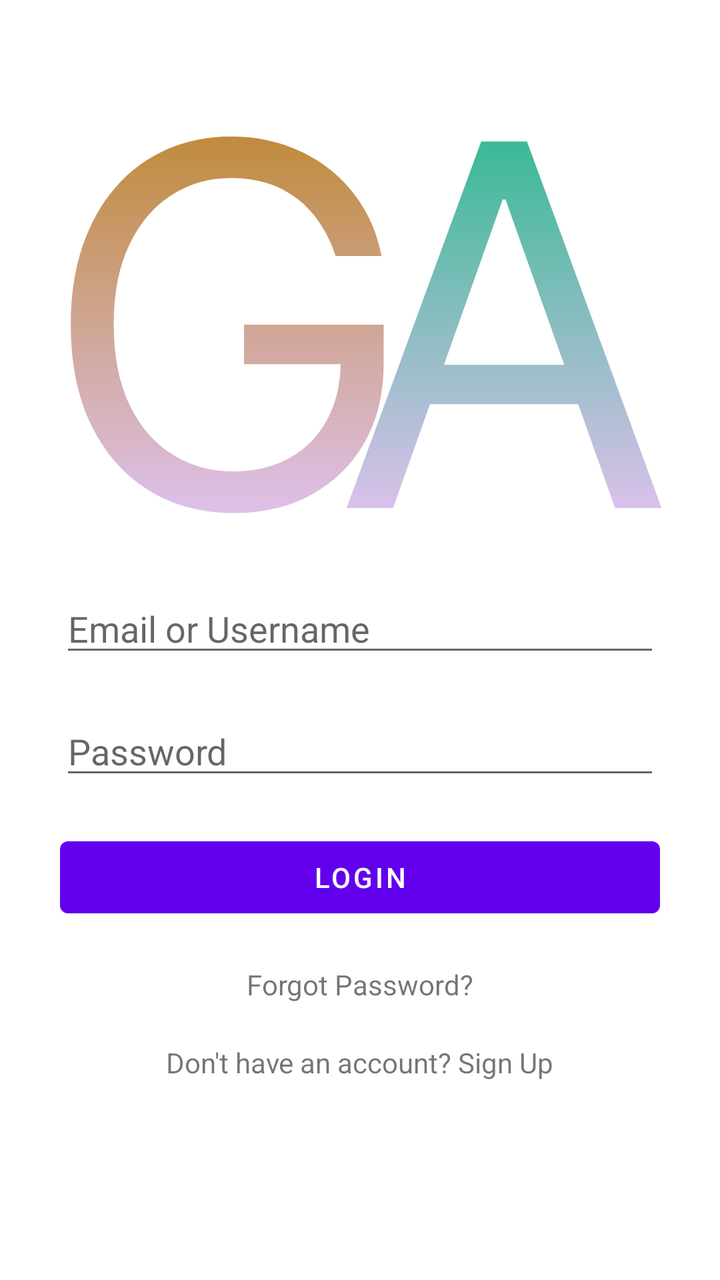
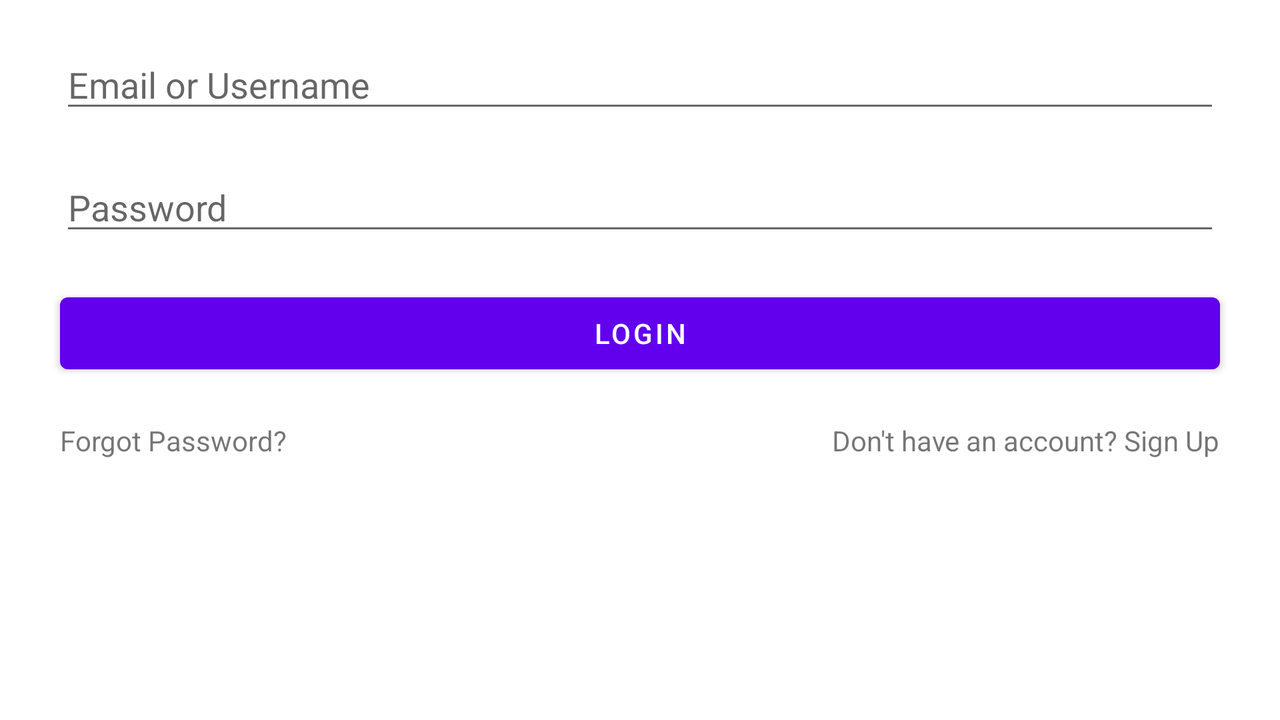

First picture: res/layout/ on a phone held upright. Second picture: the repository's own variant of that layout, on a device whose configuration matches the variant's folder. Source for both follows.
<!-- AndroidManifest.xml: application theme Theme.CSE476_Assignment2_Wireframes -->
<!-- res/layout/activity_login.xml -->
<?xml version="1.0" encoding="utf-8"?>
<androidx.constraintlayout.widget.ConstraintLayout xmlns:android="http://schemas.android.com/apk/res/android"
    xmlns:app="http://schemas.android.com/apk/res-auto"
    xmlns:tools="http://schemas.android.com/tools"
    android:layout_width="match_parent"
    android:layout_height="match_parent"
    tools:context=".MainActivity"
    tools:layout_editor_absoluteX="0dp"
    tools:layout_editor_absoluteY="80dp">

    
    <RelativeLayout
        android:layout_width="match_parent"
        android:layout_height="match_parent"
        tools:context=".LoginActivity"
        tools:layout_editor_absoluteX="77dp"
        tools:layout_editor_absoluteY="16dp">

        
        <ImageView
            android:id="@+id/logoImageView"
            android:layout_width="wrap_content"
            android:layout_height="wrap_content"
            android:layout_centerHorizontal="true"
            android:layout_marginTop="50dp"
            android:src="@drawable/game_alike_logo"
             />

        
        <EditText
            android:id="@+id/emailEditText"
            android:layout_width="match_parent"
            android:layout_height="wrap_content"
            android:layout_below="@id/logoImageView"
            android:layout_marginLeft="30dp"
            android:layout_marginTop="20dp"
            android:layout_marginRight="30dp"
            android:hint="@string/loginEmailHint" />

        
        <EditText
            android:id="@+id/passwordEditText"
            android:layout_width="match_parent"
            android:layout_height="wrap_content"
            android:layout_below="@id/emailEditText"
            android:layout_marginLeft="30dp"
            android:layout_marginTop="20dp"
            android:layout_marginRight="30dp"
            android:hint="@string/loginPasswordHint"
            android:inputType="textPassword" />

        
        <Button
            android:id="@+id/loginButton"
            android:layout_width="match_parent"
            android:layout_height="wrap_content"
            android:layout_below="@id/passwordEditText"
            android:layout_marginLeft="30dp"
            android:layout_marginTop="20dp"
            android:layout_marginRight="30dp"
            android:text="@string/loginLoginText" />

        
        <TextView
            android:id="@+id/forgotPasswordTextView"
            android:layout_width="wrap_content"
            android:layout_height="wrap_content"
            android:layout_below="@id/loginButton"
            android:layout_centerHorizontal="true"
            android:layout_marginTop="20dp"
            android:text="@string/loginForgotText" />

        
        <TextView
            android:id="@+id/signUpTextView"
            android:layout_width="wrap_content"
            android:layout_height="wrap_content"
            android:layout_below="@id/forgotPasswordTextView"
            android:layout_centerHorizontal="true"
            android:layout_marginTop="20dp"
            android:text="@string/loginSignupText" />
    </RelativeLayout>

</androidx.constraintlayout.widget.ConstraintLayout>
<!-- resources referenced by this layout -->
<resources>
  <!-- drawable game_alike_logo: vector/xml drawable (drawable, 2435 chars, omitted) -->
  <string name="loginEmailHint">Email or Username</string>
  <string name="loginForgotText">Forgot Password?</string>
  <string name="loginLoginText">Login</string>
  <string name="loginPasswordHint">Password</string>
  <string name="loginSignupText">Don\'t have an account? Sign Up</string>
  <style name="Theme.CSE476_Assignment2_Wireframes" parent="Theme.MaterialComponents.DayNight.DarkActionBar">
          
          <item name="colorPrimary">@color/purple_500</item>
          <item name="colorPrimaryVariant">@color/purple_700</item>
          <item name="colorOnPrimary">@color/white</item>
          
          <item name="colorSecondary">@color/teal_200</item>
          <item name="colorSecondaryVariant">@color/teal_700</item>
          <item name="colorOnSecondary">@color/black</item>
          
          <item name="android:statusBarColor" tools:targetApi="21">?attr/colorPrimaryVariant</item>
          
      </style>
</resources>
<!-- res/layout-land/activity_login.xml (the repository's variant of the layout above) -->
<!-- drawn on the phone turned sideways -->
<?xml version="1.0" encoding="utf-8"?>
<androidx.constraintlayout.widget.ConstraintLayout xmlns:android="http://schemas.android.com/apk/res/android"
    xmlns:app="http://schemas.android.com/apk/res-auto"
    xmlns:tools="http://schemas.android.com/tools"
    android:layout_width="match_parent"
    android:layout_height="match_parent"
    tools:context=".MainActivity"
    tools:layout_editor_absoluteX="0dp"
    tools:layout_editor_absoluteY="80dp">

    
    <RelativeLayout
        android:layout_width="match_parent"
        android:layout_height="match_parent"
        tools:context=".LoginActivity"
        tools:layout_editor_absoluteX="77dp"
        tools:layout_editor_absoluteY="16dp">

        
        <EditText
            android:id="@+id/emailEditText"
            android:layout_width="match_parent"
            android:layout_height="wrap_content"
            android:layout_marginLeft="30dp"
            android:layout_marginTop="20dp"
            android:layout_marginRight="30dp"
            android:hint="Email or Username" />

        
        <EditText
            android:id="@+id/passwordEditText"
            android:layout_width="match_parent"
            android:layout_height="wrap_content"
            android:layout_below="@id/emailEditText"
            android:layout_marginLeft="30dp"
            android:layout_marginTop="20dp"
            android:layout_marginRight="30dp"
            android:hint="Password"
            android:inputType="textPassword" />

        
        <Button
            android:id="@+id/loginButton"
            android:layout_width="match_parent"
            android:layout_height="wrap_content"
            android:layout_below="@id/passwordEditText"
            android:layout_marginLeft="30dp"
            android:layout_marginTop="20dp"
            android:layout_marginRight="30dp"
            android:text="Login" />

        

        

        <TextView
            android:id="@+id/forgotPasswordTextView"
            android:layout_width="wrap_content"
            android:layout_height="wrap_content"
            android:layout_below="@id/loginButton"
            android:layout_marginTop="20dp"
            android:layout_marginLeft="30dp"
            android:text="Forgot Password?" />

        <TextView
            android:id="@+id/signUpTextView"
            android:layout_width="wrap_content"
            android:layout_height="wrap_content"
            android:layout_below="@id/loginButton"
            android:layout_alignParentEnd="true"
            android:layout_gravity="right"
            android:layout_marginTop="20dp"
            android:layout_marginEnd="30dp"
            android:layout_marginRight="20dp"
            android:text="Don't have an account? Sign Up" />
    </RelativeLayout>

</androidx.constraintlayout.widget.ConstraintLayout>
<!-- resources referenced by the variant -->
<!-- as the phone turned sideways resolves them -->
<resources>
  <style name="Theme.CSE476_Assignment2_Wireframes" parent="Theme.MaterialComponents.DayNight.DarkActionBar">
          
          <item name="colorPrimary">@color/purple_500</item>
          <item name="colorPrimaryVariant">@color/purple_700</item>
          <item name="colorOnPrimary">@color/white</item>
          
          <item name="colorSecondary">@color/teal_200</item>
          <item name="colorSecondaryVariant">@color/teal_700</item>
          <item name="colorOnSecondary">@color/black</item>
          
          <item name="android:statusBarColor" tools:targetApi="21">?attr/colorPrimaryVariant</item>
          
      </style>
</resources>
